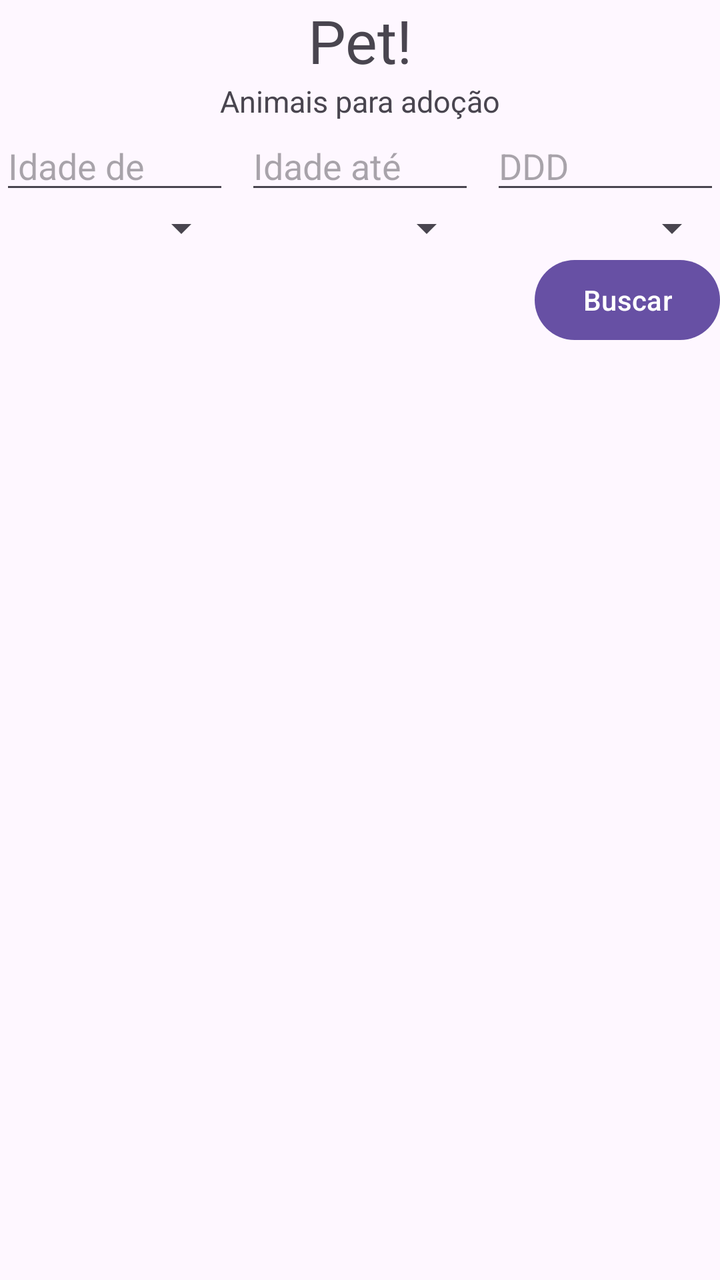
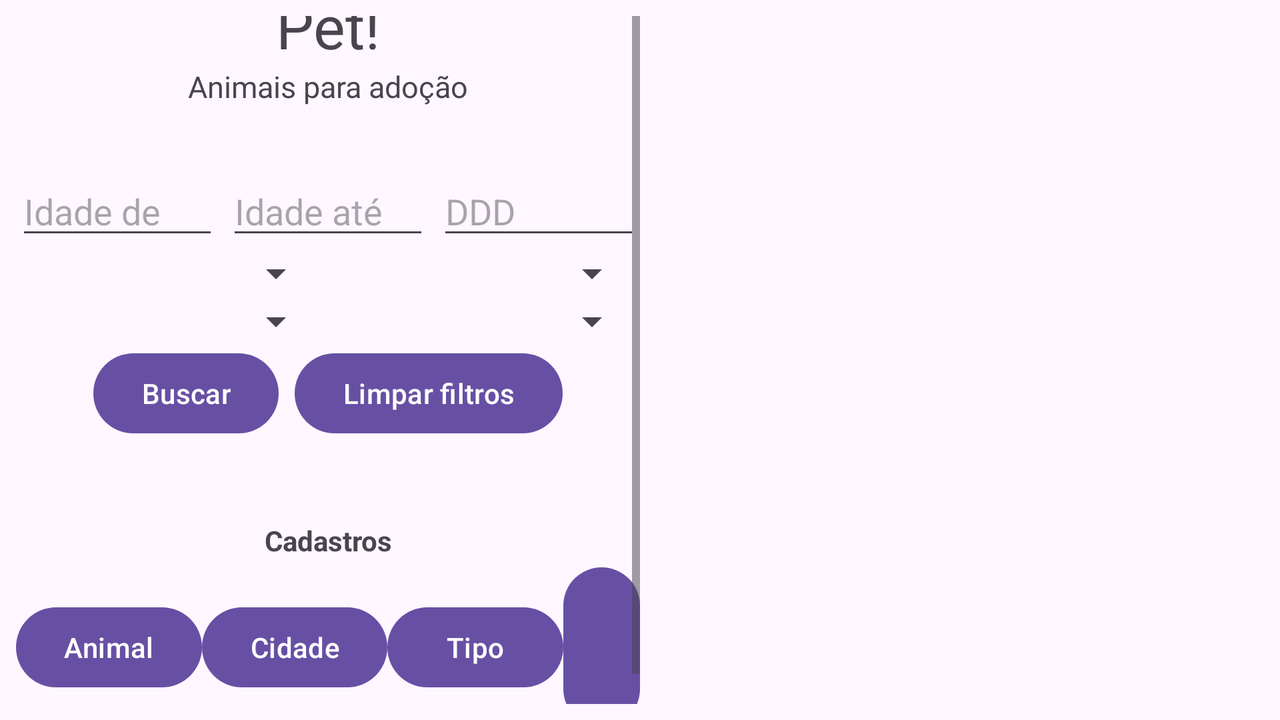

Two renders of one Android screen. The first uses the default layout on a phone; the second uses the alternative layout the repository ships for a different screen configuration, on a matching device. The two XML files are below.
<!-- AndroidManifest.xml: application theme Theme.AdotarPets -->
<!-- res/layout/activity_main.xml -->
<?xml version="1.0" encoding="utf-8"?>
<LinearLayout xmlns:android="http://schemas.android.com/apk/res/android"
    xmlns:app="http://schemas.android.com/apk/res-auto"
    xmlns:tools="http://schemas.android.com/tools"
    android:id="@+id/main"
    android:layout_width="match_parent"
    android:layout_height="match_parent"
    android:orientation="vertical"
    tools:context=".MainActivity">

    <TextView
        android:layout_width="match_parent"
        android:layout_height="wrap_content"
        android:gravity="center"
        android:text="Pet!"
        android:textSize="30sp" />

    <TextView
        android:layout_width="match_parent"
        android:layout_height="wrap_content"
        android:gravity="center"
        android:text="Animais para adoção"
        android:textSize="15sp" />

    <LinearLayout
        android:orientation="vertical"
        android:layout_width="match_parent"
        android:layout_height="wrap_content">

        <LinearLayout
            android:layout_width="match_parent"
            android:layout_height="wrap_content"
            android:orientation="horizontal">

            <EditText
                android:id="@+id/edIdadeDe"
                android:hint="Idade de"
                android:inputType="number"
                android:layout_width="0dp"
                android:layout_height="wrap_content"
                android:layout_weight="1"
                android:layout_marginEnd="8dp"/>

            <EditText
                android:id="@+id/edIdadeAte"
                android:hint="Idade até"
                android:inputType="number"
                android:layout_width="0dp"
                android:layout_height="wrap_content"
                android:layout_weight="1"
                android:layout_marginEnd="8dp"/>

            <EditText
                android:id="@+id/edDDD"
                android:hint="DDD"
                android:inputType="phone"
                android:layout_width="0dp"
                android:layout_height="wrap_content"
                android:layout_weight="1"/>

        </LinearLayout>


        <LinearLayout
            android:layout_width="match_parent"
            android:layout_height="wrap_content"
            android:orientation="horizontal">
            <Spinner
                android:id="@+id/spFinalidade"
                android:layout_width="0dp"
                android:layout_height="wrap_content"
                android:layout_weight="1"
                android:layout_marginEnd="8dp"/>

            <Spinner
                android:id="@+id/spRaca"
                android:layout_width="0dp"
                android:layout_height="wrap_content"
                android:layout_weight="1"
                android:layout_marginEnd="8dp"/>

            <Spinner
                android:id="@+id/spCidade"
                android:layout_width="0dp"
                android:layout_height="wrap_content"
                android:layout_weight="1"/>
        </LinearLayout>

        <Button
            android:id="@+id/btnBuscar"
            android:text="Buscar"
            android:onClick="buscar"
            android:layout_width="wrap_content"
            android:layout_height="wrap_content"
            android:layout_gravity="end"/>
    </LinearLayout>

    <ListView
        android:layout_width="match_parent"
        android:layout_height="wrap_content"
        android:id="@+id/lista_animais"/>

</LinearLayout>
<!-- resources referenced by this layout -->
<resources>
  <style name="Theme.AdotarPets" parent="Base.Theme.AdotarPets" />
  <style name="Base.Theme.AdotarPets" parent="Theme.Material3.DayNight.NoActionBar">
          
          
      </style>
</resources>
<!-- res/layout-land/activity_main.xml (the repository's variant of the layout above) -->
<!-- drawn on the phone turned sideways -->
<?xml version="1.0" encoding="utf-8"?>
<LinearLayout xmlns:android="http://schemas.android.com/apk/res/android"
    android:id="@+id/main"
    android:layout_width="match_parent"
    android:layout_height="match_parent"
    android:orientation="horizontal"
    android:padding="8dp">

    
    <ScrollView
        android:layout_width="0dp"
        android:layout_height="match_parent"
        android:layout_weight="1">

        <LinearLayout
            android:layout_width="match_parent"
            android:layout_height="wrap_content"
            android:layout_gravity="center"
            android:orientation="vertical">

            <TextView
                android:layout_width="match_parent"
                android:layout_height="wrap_content"
                android:gravity="center"
                android:text="Pet!"
                android:textSize="30sp" />

            <TextView
                android:layout_width="match_parent"
                android:layout_height="wrap_content"
                android:gravity="center"
                android:text="Animais para adoção"
                android:textSize="15sp" />

            
            <LinearLayout
                android:layout_width="match_parent"
                android:layout_height="wrap_content"
                android:layout_marginTop="30sp"
                android:orientation="horizontal">

                <EditText
                    android:id="@+id/edIdadeDe"
                    android:layout_width="0dp"
                    android:layout_height="wrap_content"
                    android:layout_weight="1"
                    android:layout_marginEnd="4dp"
                    android:hint="Idade de"
                    android:inputType="number" />

                <EditText
                    android:id="@+id/edIdadeAte"
                    android:layout_width="0dp"
                    android:layout_height="wrap_content"
                    android:layout_weight="1"
                    android:layout_marginEnd="4dp"
                    android:hint="Idade até"
                    android:inputType="number" />

                <EditText
                    android:id="@+id/edDDD"
                    android:layout_width="0dp"
                    android:layout_height="wrap_content"
                    android:layout_weight="1"
                    android:hint="DDD"
                    android:inputType="phone" />
            </LinearLayout>

            <LinearLayout
                android:layout_width="match_parent"
                android:layout_height="wrap_content"
                android:orientation="horizontal">

                <Spinner
                    android:id="@+id/spFinalidade"
                    android:layout_width="0dp"
                    android:layout_height="wrap_content"
                    android:layout_weight="1"
                    android:layout_marginEnd="4dp" />

                <Spinner
                    android:id="@+id/spCidade"
                    android:layout_width="0dp"
                    android:layout_height="wrap_content"
                    android:layout_weight="1" />
            </LinearLayout>

            <LinearLayout
                android:layout_width="match_parent"
                android:layout_height="wrap_content"
                android:orientation="horizontal">

                <Spinner
                    android:id="@+id/spRaca"
                    android:layout_width="0dp"
                    android:layout_height="wrap_content"
                    android:layout_weight="1"
                    android:layout_marginEnd="4dp" />

                <Spinner
                    android:id="@+id/spTipo"
                    android:layout_width="0dp"
                    android:layout_height="wrap_content"
                    android:layout_weight="1" />
            </LinearLayout>

            <LinearLayout
                android:layout_width="match_parent"
                android:layout_height="wrap_content"
                android:gravity="center"
                android:orientation="horizontal">

                <Button
                    android:id="@+id/btnBuscar"
                    android:layout_width="wrap_content"
                    android:layout_height="wrap_content"
                    android:layout_marginEnd="8dp"
                    android:text="Buscar" />

                <Button
                    android:id="@+id/btnLimpar"
                    android:layout_width="wrap_content"
                    android:layout_height="wrap_content"
                    android:text="Limpar filtros" />
            </LinearLayout>


                <TextView
                    android:layout_width="wrap_content"
                    android:layout_height="wrap_content"
                    android:layout_gravity="center"
                    android:layout_marginTop="40dp"
                    android:gravity="center"
                    android:text="Cadastros"
                    android:textStyle="bold" />

                <LinearLayout
                    android:layout_width="match_parent"
                    android:layout_height="wrap_content"
                    android:gravity="center"
                    android:orientation="horizontal">

                    <Button
                        android:id="@+id/btn_cadastrar_animais"
                        android:layout_width="wrap_content"
                        android:layout_height="wrap_content"
                        android:text="Animal" />

                    <Button
                        android:id="@+id/btn_cadastrar_cidades"
                        android:layout_width="wrap_content"
                        android:layout_height="wrap_content"
                        android:text="Cidade" />

                    <Button
                        android:id="@+id/btn_cadastrar_tipos"
                        android:layout_width="wrap_content"
                        android:layout_height="wrap_content"
                        android:text="Tipo" />

                    <Button
                        android:id="@+id/btn_cadastrar_racas"
                        android:layout_width="wrap_content"
                        android:layout_height="wrap_content"
                        android:text="Raça" />
                </LinearLayout>

            </LinearLayout>

    </ScrollView>

    
    <ListView
        android:id="@+id/lista_animais"
        android:layout_width="0dp"
        android:layout_height="match_parent"
        android:layout_weight="1" />

</LinearLayout>
